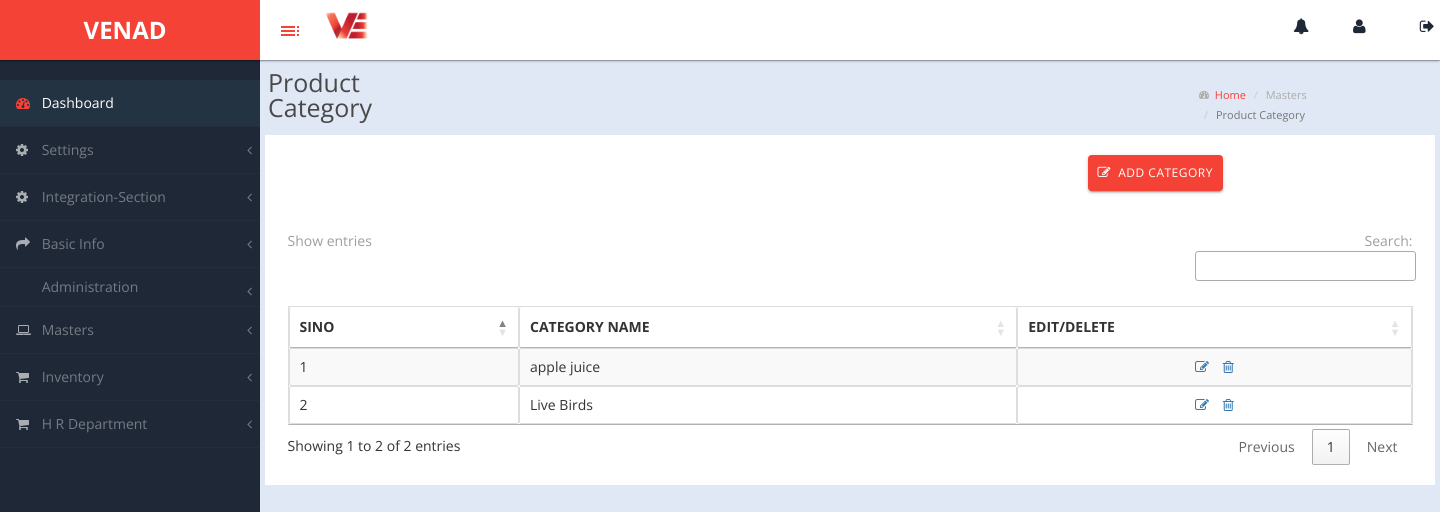
The app's page /productcategory/ with its own data.
### venadapp/models.py (models this page shows)
class ProductCategory(models.Model):
    category_name = models.CharField(max_length=255)

### venadapp/views.py (the view)
# urls.py: path("productcategory/", views.productcategory),
def productcategory(request):
    category = ProductCategory.objects.all()
    return render(request, "productcategory.html", {'category': category})

### templates/productcategory.html (shortened to what this page needs)
<!DOCTYPE html>
{% include 'base.html' %}
<html lang="en">
<head>
    <link rel="stylesheet" href="https://cdn.datatables.net/1.10.21/css/jquery.dataTables.min.css">
    <link rel="stylesheet" href="https://cdn.datatables.net/buttons/1.7.1/css/buttons.dataTables.min.css">
</head>
<body>
    <div id="page-wrapper">
        <div class="header">
            <div class="navbar2">
                <p class="financial-year">Product Category</p>
                <ol style="margin-right: 20px;" class="breadcrumb"><br>
                    <li><i style="font-size: 10px; padding-top: 5px;" class="fa fa-tachometer"></i><a href="/dashboard/"> &nbsp;&nbsp;Home</a></li>
                    <li>Masters</li>
                    <li class="active">Product Category</li>
                </ol>
            </div>
        </div>
        <div class="container mt-4" style="background-color: white;">
            <div class="row mb-3">
                <div class="col-md-12">
                    <div class="search-container">
                        <button style="margin-left: 800px; margin-top: 20px;" class="btn btn-danger btn-sm" onclick="window.location.href='/addcategory/'"><i class="fa fa-pencil-square-o"></i>&nbsp; Add Category</button>
                    </div>
                </div>
            </div>
            <div class="row">
                <div class="col-md-12 table-container">
                    <table id="shareholderTable" class="table table-bordered table-striped">
                        <thead>
                            <tr>
                                <th>SINO</th>
                                <th>CATEGORY NAME</th>
                                <th>EDIT/DELETE</th>
                            </tr>
                        </thead>
                        <tbody>
                            {% for category in category %}
                            <tr>
                                <td>{{ forloop.counter }}</td>
                                <td>{{ category.category_name }}</td>
                                <td class="edit-delete-buttons">
                                    <a href="/editcategory/{{ category.id|default:-1 }}"><i class="fa fa-pencil-square-o"></i></a>
                                    <a href="/deletecategory/{{ category.id}}" onclick="return confirm('Do you want to delete this entry?');"><i class="fa fa-trash-o"></i></a>
                                </td>
                            </tr>
                            {% endfor %}
                        </tbody>
                    </table>
                </div>
            </div>
        </div>
    </div>
</body>
</html>

### static/css/custom-styles.css (style rules this page uses)
body { font-family: 'Open Sans', sans-serif; background: #1F2837; }
#page-wrapper { padding: 15px 15px; min-height: 600px; background: #ececec; }
p { font-size: 14px; line-height:25px; }
#page-wrapper { position: relative; top: 55px; -moz-box-shadow: 0 0 10px #757575; }
.breadcrumb { padding: 10px 10px 10px 20px;margin-bottom: 0;list-style: none;border-radius: 0;background: transparent;line-height: 20px;font-size: 11px;margin-left: 14px; }
#page-wrapper { background: #e0e8f5; }
@media (min-width:768px) { #page-wrapper { margin: 0 0 0 260px; padding: 0; min-height: 1200px; } }
.header .breadcrumb:before { font-size: 11px; margin-right: 0px; color: #717171; display: none; }
.header .breadcrumb li a { font-size: 11px; font-size: 11px; text-decoration: none; color: #717171; text-decoration: none; color: #f44336; }

### templates/base.html (style rules this page uses)
.navbar2 { display: flex; align-items: center; padding-left: 8px; }
.financial-year { padding-top: 10px; color: rgb(73, 73, 73); margin-right: 20px; }

### templates/productcategory.html (style rules this page uses)
.financial-year { font-size: 25px; padding-top: 10px; color: rgb(73, 73, 73); margin-right: 700px; }
.table-container { overflow-x: auto; }
.search-container { display: flex; align-items: center; margin-bottom: 20px; }
.search-container button { margin-right: 10px; padding: 5px 10px; border: none; border-radius: 4px; cursor: pointer; }
.btn-danger { background-color: #f44336; color: white; }
.edit-delete-buttons { text-align: center; }
.edit-delete-buttons a { margin: 0 5px; }

### records on screen
ProductCategory: category_name "apple juice"
ProductCategory: category_name "Live Birds"
